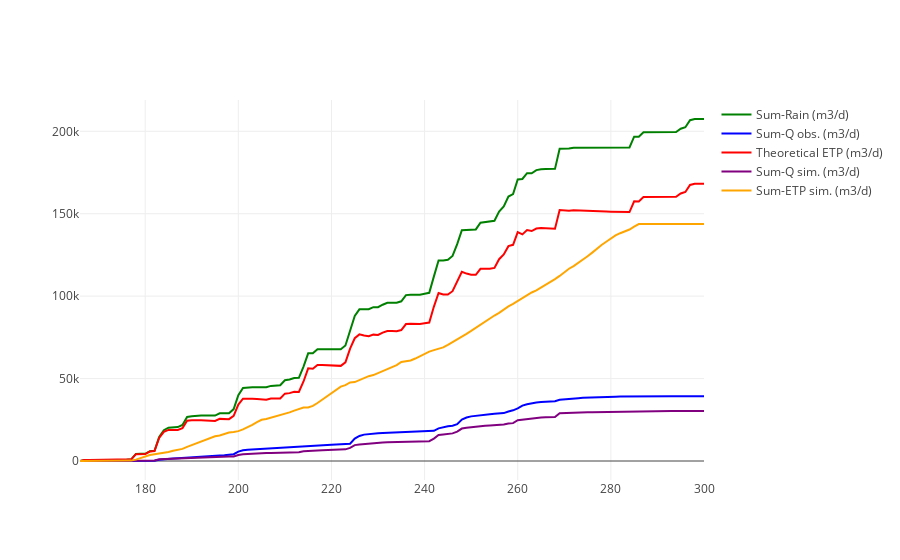

Notebook source saved alongside this figure:
### Code cell
figname = "SumDischarge.png"

%matplotlib inline
import plotlycred

online = False
if online:
    # fig = py.iplot(data) 
    fig = go.Figure(data=data) # , layout=layout)
    py.image.save_as(fig, filename=figname)
else:
    iplot(data)

### Figure 1 — Plotly figure (JSON) as saved in the notebook; plotly's stock layout.template omitted (floating-point values rounded to 4 significant figures; data arrays with more than 128 entries replaced by an {"elided": "..."} marker saying what was removed)
{"data": [{"marker": {"color": "green"}, "mode": "lines", "name": "Sum-Rain (m3/d)", "type": "scatter", "x": {"elided": "135 int values"}, "y": {"elided": "195 float values"}}, {"marker": {"color": "blue"}, "mode": "lines", "name": "Sum-Q obs. (m3/d)", "type": "scatter", "x": {"elided": "135 int values"}, "y": {"elided": "195 float values"}}, {"marker": {"color": "red"}, "mode": "lines", "name": "Theoretical ETP (m3/d)", "type": "scatter", "x": {"elided": "135 int values"}, "y": {"elided": "195 float values"}}, {"marker": {"color": "purple"}, "mode": "lines", "name": "Sum-Q sim. (m3/d)", "type": "scatter", "x": {"elided": "135 int values"}, "y": {"elided": "195 float values"}}, {"marker": {"color": "orange"}, "mode": "lines", "name": "Sum-ETP sim. (m3/d)", "type": "scatter", "x": {"elided": "135 int values"}, "y": {"elided": "195 float values"}}], "layout": {}}
